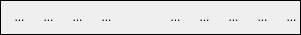
        <widget class="QWidget" name="widget_3" native="true">
         <property name="minimumSize">
          <size>
           <width>0</width>
           <height>30</height>
          </size>
         </property>
         <property name="maximumSize">
          <size>
           <width>16777215</width>
           <height>35</height>
          </size>
         </property>
         <property name="styleSheet">
          <string notr="true">QWidget{
	border:1px solid black;
}</string>
         </property>
         <layout class="QHBoxLayout" name="horizontalLayout_3">
          <property name="spacing">
           <number>10</number>
          </property>
          <property name="leftMargin">
           <number>0</number>
          </property>
          <property name="topMargin">
           <number>0</number>
          </property>
          <property name="rightMargin">
           <number>0</number>
          </property>
          <property name="bottomMargin">
           <number>0</number>
          </property>
          <item>
           <spacer name="horizontalSpacer_5">
            <property name="orientation">
             <enum>Qt::Horizontal</enum>
            </property>
            <property name="sizeType">
             <enum>QSizePolicy::Fixed</enum>
            </property>
            <property name="sizeHint" stdset="0">
             <size>
              <width>10</width>
              <height>20</height>
             </size>
            </property>
           </spacer>
          </item>
          <item>
           <widget class="QToolButton" name="toolButton_11">
            <property name="minimumSize">
             <size>
              <width>0</width>
              <height>0</height>
             </size>
            </property>
            <property name="maximumSize">
             <size>
              <width>30</width>
              <height>32</height>
             </size>
            </property>
            <property name="cursor">
             <cursorShape>ArrowCursor</cursorShape>
            </property>
            <property name="styleSheet">
             <string notr="true">QToolButton{
	border:none;
}
QToolButton:hover{
	background-color: rgb(214, 214, 214);
}
QToolButton:checked{
	border-bottom:4px solid red;
}</string>
            </property>
            <property name="text">
             <string>...</string>
            </property>
            <property name="icon">
             <iconset resource="iconimage.qrc">
              <normaloff>:/iconImage/icon_rectangular.png</normaloff>:/iconImage/icon_rectangular.png</iconset>
            </property>
            <property name="iconSize">
             <size>
              <width>18</width>
              <height>18</height>
             </size>
            </property>
            <property name="checkable">
             <bool>true</bool>
            </property>
            <property name="checked">
             <bool>false</bool>
            </property>
            <property name="autoExclusive">
             <bool>true</bool>
            </property>
           </widget>
          </item>
          <item>
           <widget class="QToolButton" name="toolButton_9">
            <property name="maximumSize">
             <size>
              <width>30</width>
              <height>32</height>
             </size>
            </property>
            <property name="styleSheet">
             <string notr="true">QToolButton{
	border:none;
}
QToolButton:hover{
	background-color: rgb(214, 214, 214);
}
QToolButton:checked{
	border-bottom:4px solid red;
}</string>
            </property>
            <property name="text">
             <string>...</string>
            </property>
            <property name="icon">
             <iconset resource="iconimage.qrc">
              <normaloff>:/iconImage/icon_rotatingRectangular.png</normaloff>:/iconImage/icon_rotatingRectangular.png</iconset>
            </property>
            <property name="iconSize">
             <size>
              <width>20</width>
              <height>20</height>
             </size>
            </property>
            <property name="checkable">
             <bool>true</bool>
            </property>
            <property name="autoExclusive">
             <bool>true</bool>
            </property>
           </widget>
          </item>
          <item>
           <widget class="QToolButton" name="toolButton_10">
            <property name="maximumSize">
             <size>
              <width>30</width>
              <height>32</height>
             </size>
            </property>
            <property name="styleSheet">
             <string notr="true">QToolButton{
	border:none;
}
QToolButton:hover{
	background-color: rgb(214, 214, 214);
}
QToolButton:checked{
	border-bottom:4px solid red;
}</string>
            </property>
            <property name="text">
             <string>...</string>
            </property>
            <property name="icon">
             <iconset resource="iconimage.qrc">
              <normaloff>:/iconImage/icon_circular.png</normaloff>:/iconImage/icon_circular.png</iconset>
            </property>
            <property name="iconSize">
             <size>
              <width>20</width>
              <height>20</height>
             </size>
            </property>
            <property name="checkable">
             <bool>true</bool>
            </property>
            <property name="autoExclusive">
             <bool>true</bool>
            </property>
           </widget>
          </item>
          <item>
           <widget class="QToolButton" name="toolButton_8">
            <property name="maximumSize">
             <size>
              <width>30</width>
              <height>32</height>
             </size>
            </property>
            <property name="styleSheet">
             <string notr="true">QToolButton{
	border:none;
}
QToolButton:hover{
	background-color: rgb(214, 214, 214);
}
QToolButton:checked{
	border-bottom:4px solid red;
}</string>
            </property>
            <property name="text">
             <string>...</string>
            </property>
            <property name="icon">
             <iconset resource="iconimage.qrc">
              <normaloff>:/iconImage/icon_The ellipse.png</normaloff>:/iconImage/icon_The ellipse.png</iconset>
            </property>
            <property name="iconSize">
             <size>
              <width>25</width>
              <height>25</height>
             </size>
            </property>
            <property name="checkable">
             <bool>true</bool>
            </property>
            <property name="autoExclusive">
             <bool>true</bool>
            </property>
           </widget>
          </item>
          <item>
           <spacer name="horizontalSpacer_3">
            <property name="orientation">
             <enum>Qt::Horizontal</enum>
            </property>
            <property name="sizeHint" stdset="0">
             <size>
              <width>40</width>
              <height>20</height>
             </size>
            </property>
           </spacer>
          </item>
          <item>
           <widget class="QToolButton" name="toolButton_7">
            <property name="minimumSize">
             <size>
              <width>0</width>
              <height>0</height>
             </size>
            </property>
            <property name="maximumSize">
             <size>
              <width>30</width>
              <height>32</height>
             </size>
            </property>
            <property name="cursor">
             <cursorShape>ArrowCursor</cursorShape>
            </property>
            <property name="styleSheet">
             <string notr="true">QToolButton{
	border:none;
}
QToolButton:hover{
	background-color: rgb(214, 214, 214);
}
QToolButton:checked{
	border-bottom:4px solid red;
}</string>
            </property>
            <property name="text">
             <string>...</string>
            </property>
            <property name="icon">
             <iconset resource="iconimage.qrc">
              <normaloff>:/iconImage/icon_Cursors.png</normaloff>:/iconImage/icon_Cursors.png</iconset>
            </property>
            <property name="iconSize">
             <size>
              <width>20</width>
              <height>20</height>
             </size>
            </property>
            <property name="checkable">
             <bool>true</bool>
            </property>
            <property name="checked">
             <bool>false</bool>
            </property>
            <property name="autoExclusive">
             <bool>true</bool>
            </property>
           </widget>
          </item>
          <item>
           <widget class="QToolButton" name="toolButton_6">
            <property name="maximumSize">
             <size>
              <width>30</width>
              <height>32</height>
             </size>
            </property>
            <property name="styleSheet">
             <string notr="true">QToolButton{
	border:none;
}
QToolButton:hover{
	background-color: rgb(214, 214, 214);
}
QToolButton:checked{
	border-bottom:4px solid red;
}</string>
            </property>
            <property name="text">
             <string>...</string>
            </property>
            <property name="icon">
             <iconset resource="iconimage.qrc">
              <normaloff>:/iconImage/icon_mousePG.png</normaloff>:/iconImage/icon_mousePG.png</iconset>
            </property>
            <property name="iconSize">
             <size>
              <width>20</width>
              <height>20</height>
             </size>
            </property>
            <property name="checkable">
             <bool>true</bool>
            </property>
            <property name="autoExclusive">
             <bool>true</bool>
            </property>
           </widget>
          </item>
          <item>
           <widget class="QToolButton" name="toolButton_5">
            <property name="maximumSize">
             <size>
              <width>30</width>
              <height>32</height>
             </size>
            </property>
            <property name="styleSheet">
             <string notr="true">QToolButton{
	border:none;
}
QToolButton:hover{
	background-color: rgb(214, 214, 214);
}</string>
            </property>
            <property name="text">
             <string>...</string>
            </property>
            <property name="icon">
             <iconset resource="iconimage.qrc">
              <normaloff>:/iconImage/icon_zoomIn.png</normaloff>:/iconImage/icon_zoomIn.png</iconset>
            </property>
            <property name="iconSize">
             <size>
              <width>20</width>
              <height>20</height>
             </size>
            </property>
           </widget>
          </item>
          <item>
           <widget class="QToolButton" name="toolButton_4">
            <property name="maximumSize">
             <size>
              <width>30</width>
              <height>32</height>
             </size>
            </property>
            <property name="styleSheet">
             <string notr="true">QToolButton{
	border:none;
}
QToolButton:hover{
	background-color: rgb(214, 214, 214);
}</string>
            </property>
            <property name="text">
             <string>...</string>
            </property>
            <property name="icon">
             <iconset resource="iconimage.qrc">
              <normaloff>:/iconImage/icon_zoomOut.png</normaloff>:/iconImage/icon_zoomOut.png</iconset>
            </property>
            <property name="iconSize">
             <size>
              <width>20</width>
              <height>20</height>
             </size>
            </property>
           </widget>
          </item>
          <item>
           <widget class="QToolButton" name="toolButton_3">
            <property name="minimumSize">
             <size>
              <width>0</width>
              <height>0</height>
             </size>
            </property>
            <property name="maximumSize">
             <size>
              <width>30</width>
              <height>32</height>
             </size>
            </property>
            <property name="styleSheet">
             <string notr="true">QToolButton{
	border:none;
}
QToolButton:hover{
	background-color: rgb(214, 214, 214);
}</string>
            </property>
            <property name="text">
             <string>...</string>
            </property>
            <property name="icon">
             <iconset resource="iconimage.qrc">
              <normaloff>:/iconImage/icon_1_1.png</normaloff>:/iconImage/icon_1_1.png</iconset>
            </property>
            <property name="iconSize">
             <size>
              <width>23</width>
              <height>23</height>
             </size>
            </property>
           </widget>
          </item>
         </layout>
        </widget>
